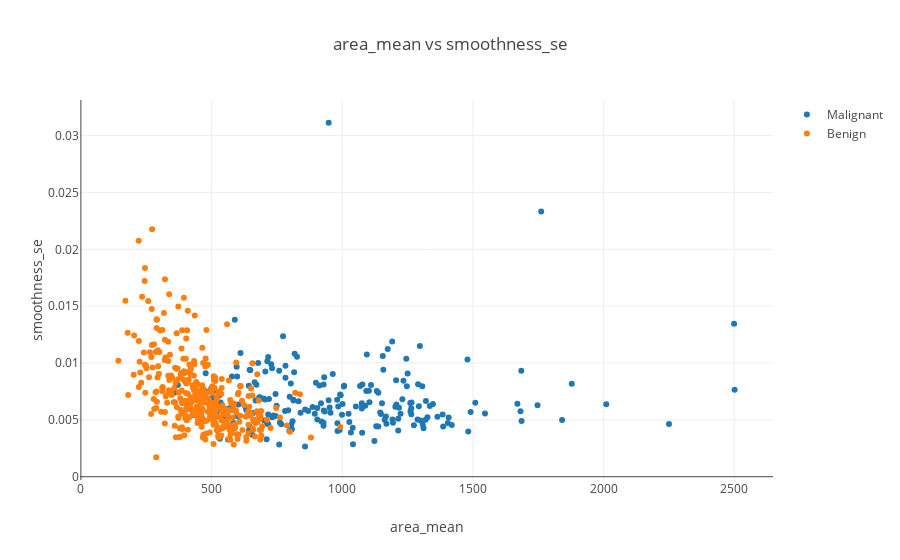

Notebook source saved alongside this figure:
### Code cell
plot_corr('area_mean', 'smoothness_se')

### Figure 1 — Plotly figure (JSON) as saved in the notebook; plotly's stock layout.template omitted (floating-point values rounded to 4 significant figures; data arrays with more than 128 entries replaced by an {"elided": "..."} marker saying what was removed)
{"data": [{"mode": "markers", "name": "Malignant", "type": "scatter", "uid": "56fbe524-8ebb-11e9-9ac7-1062e5f011e3", "x": {"elided": "212 float values"}, "y": {"elided": "212 float values"}}, {"mode": "markers", "name": "Benign", "type": "scatter", "uid": "56fbe525-8ebb-11e9-8fe8-1062e5f011e3", "x": {"elided": "357 float values"}, "y": {"elided": "357 float values"}}], "layout": {"title": "area_mean vs smoothness_se", "xaxis": {"title": "area_mean"}, "yaxis": {"title": "smoothness_se"}}}
